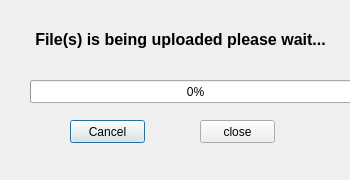
<?xml version="1.0" encoding="UTF-8"?>
<ui version="4.0">
 <class>TcpClient</class>
 <widget class="QDialog" name="TcpClient">
  <property name="geometry">
   <rect>
    <x>0</x>
    <y>0</y>
    <width>350</width>
    <height>180</height>
   </rect>
  </property>
  <property name="windowTitle">
   <string>接收端</string>
  </property>
  <widget class="QLabel" name="tcpClientStatuslabel">
   <property name="geometry">
    <rect>
     <x>20</x>
     <y>9</y>
     <width>321</width>
     <height>61</height>
    </rect>
   </property>
   <property name="font">
    <font>
     <pointsize>12</pointsize>
     <weight>75</weight>
     <bold>true</bold>
    </font>
   </property>
   <property name="text">
    <string>File(s) is being uploaded please wait...</string>
   </property>
   <property name="alignment">
    <set>Qt::AlignCenter</set>
   </property>
  </widget>
  <widget class="QProgressBar" name="progressBar">
   <property name="geometry">
    <rect>
     <x>30</x>
     <y>80</y>
     <width>331</width>
     <height>23</height>
    </rect>
   </property>
   <property name="value">
    <number>0</number>
   </property>
  </widget>
  <widget class="QPushButton" name="tcpClientBtn">
   <property name="geometry">
    <rect>
     <x>70</x>
     <y>120</y>
     <width>75</width>
     <height>23</height>
    </rect>
   </property>
   <property name="text">
    <string>Cancel</string>
   </property>
  </widget>
  <widget class="QPushButton" name="tcpClientCloseBtn">
   <property name="geometry">
    <rect>
     <x>200</x>
     <y>120</y>
     <width>75</width>
     <height>23</height>
    </rect>
   </property>
   <property name="text">
    <string>close</string>
   </property>
  </widget>
 </widget>
 <resources/>
 <connections/>
</ui>
